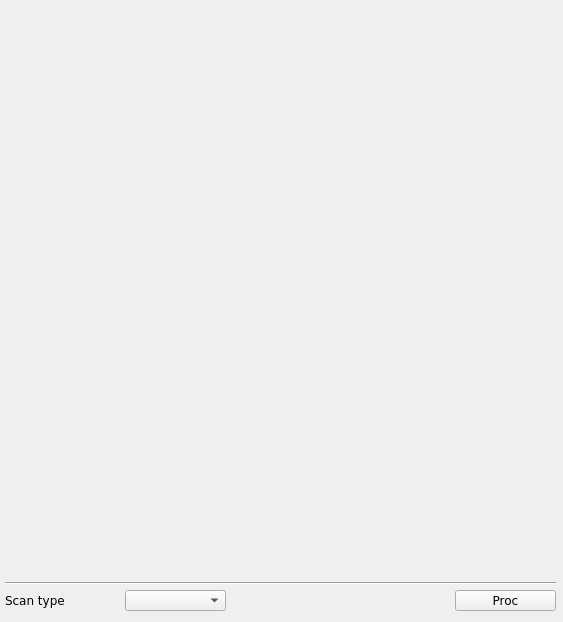
<?xml version="1.0" encoding="UTF-8"?>
<ui version="4.0">
 <class>mainWindow</class>
 <widget class="QMainWindow" name="mainWindow">
  <property name="geometry">
   <rect>
    <x>0</x>
    <y>0</y>
    <width>563</width>
    <height>622</height>
   </rect>
  </property>
  <property name="windowTitle">
   <string/>
  </property>
  <widget class="QWidget" name="centralwidget">
   <widget class="Line" name="line">
    <property name="geometry">
     <rect>
      <x>5</x>
      <y>575</y>
      <width>551</width>
      <height>16</height>
     </rect>
    </property>
    <property name="orientation">
     <enum>Qt::Horizontal</enum>
    </property>
   </widget>
   <widget class="QLabel" name="label_20">
    <property name="geometry">
     <rect>
      <x>5</x>
      <y>590</y>
      <width>131</width>
      <height>20</height>
     </rect>
    </property>
    <property name="font">
     <font>
      <family>DejaVu Sans</family>
      <pointsize>9</pointsize>
     </font>
    </property>
    <property name="text">
     <string>Scan type</string>
    </property>
   </widget>
   <widget class="caMessageButton" name="camessagebutton">
    <property name="geometry">
     <rect>
      <x>455</x>
      <y>590</y>
      <width>101</width>
      <height>21</height>
     </rect>
    </property>
    <property name="font">
     <font>
      <family>DejaVu Sans</family>
      <pointsize>9</pointsize>
     </font>
    </property>
    <property name="text">
     <string>Proc</string>
    </property>
    <property name="flat">
     <bool>false</bool>
    </property>
    <property name="fontScaleMode">
     <enum>EPushButton::WidthAndHeight</enum>
    </property>
    <property name="channel" stdset="0">
     <string notr="true">$(BPM):spe.PROC</string>
    </property>
    <property name="background">
     <color>
      <red>255</red>
      <green>255</green>
      <blue>255</blue>
     </color>
    </property>
    <property name="pressMessage">
     <string notr="true">1</string>
    </property>
   </widget>
   <widget class="caMenu" name="tbtddcsynth_scan">
    <property name="geometry">
     <rect>
      <x>125</x>
      <y>590</y>
      <width>101</width>
      <height>21</height>
     </rect>
    </property>
    <property name="font">
     <font>
      <family>DejaVu Sans</family>
      <pointsize>9</pointsize>
     </font>
    </property>
    <property name="channel" stdset="0">
     <string notr="true">$(BPM):spe.SCAN</string>
    </property>
   </widget>
   <widget class="caCartesianPlot" name="tbtddcsynth_x_2">
    <property name="geometry">
     <rect>
      <x>10</x>
      <y>9</y>
      <width>546</width>
      <height>275</height>
     </rect>
    </property>
    <property name="font">
     <font>
      <family>Sans</family>
      <pointsize>8</pointsize>
     </font>
    </property>
    <property name="Title" stdset="0">
     <string notr="true">SUM signal</string>
    </property>
    <property name="TitleX">
     <string notr="true">Data atoms</string>
    </property>
    <property name="TitleY">
     <string notr="true">Charge [AU]</string>
    </property>
    <property name="channels_1" stdset="0">
     <string notr="true">;$(BPM):spe.sum</string>
    </property>
    <property name="Style_1">
     <enum>caCartesianPlot::Lines</enum>
    </property>
    <property name="symbol_1">
     <enum>caCartesianPlot::Star1</enum>
    </property>
    <property name="color_1">
     <color>
      <red>255</red>
      <green>0</green>
      <blue>0</blue>
     </color>
    </property>
    <property name="Style_2">
     <enum>caCartesianPlot::Lines</enum>
    </property>
    <property name="plotMode">
     <enum>caCartesianPlot::PlotNPointsAndStop</enum>
    </property>
    <property name="countNumOrChannel" stdset="0">
     <string notr="true"/>
    </property>
    <property name="triggerChannel" stdset="0">
     <string notr="true"/>
    </property>
    <property name="foreground">
     <color alpha="0">
      <red>255</red>
      <green>255</green>
      <blue>255</blue>
     </color>
    </property>
    <property name="gridColor">
     <color>
      <red>0</red>
      <green>0</green>
      <blue>0</blue>
     </color>
    </property>
    <property name="XaxisScaling" stdset="0">
     <enum>caCartesianPlot::Auto</enum>
    </property>
    <property name="XaxisLimits">
     <string>0;100</string>
    </property>
    <property name="YaxisLimits">
     <string>-1000000;-900000</string>
    </property>
   </widget>
   <widget class="caCartesianPlot" name="tbtddcsynth_y_2">
    <property name="geometry">
     <rect>
      <x>10</x>
      <y>295</y>
      <width>546</width>
      <height>275</height>
     </rect>
    </property>
    <property name="font">
     <font>
      <family>Sans</family>
      <pointsize>8</pointsize>
     </font>
    </property>
    <property name="Title" stdset="0">
     <string notr="true">Amplitudes</string>
    </property>
    <property name="TitleX">
     <string notr="true">Data atoms</string>
    </property>
    <property name="TitleY">
     <string notr="true">Amplitudes [AU]</string>
    </property>
    <property name="channels_1" stdset="0">
     <string notr="true">;$(BPM):spe.va</string>
    </property>
    <property name="Style_1">
     <enum>caCartesianPlot::Lines</enum>
    </property>
    <property name="symbol_1">
     <enum>caCartesianPlot::Star1</enum>
    </property>
    <property name="color_1">
     <color>
      <red>255</red>
      <green>0</green>
      <blue>0</blue>
     </color>
    </property>
    <property name="channels_2" stdset="0">
     <string notr="true">;$(BPM):spe.vb</string>
    </property>
    <property name="symbol_2">
     <enum>caCartesianPlot::Star2</enum>
    </property>
    <property name="color_2">
     <color>
      <red>0</red>
      <green>255</green>
      <blue>0</blue>
     </color>
    </property>
    <property name="channels_3" stdset="0">
     <string notr="true">;$(BPM):spe.vc</string>
    </property>
    <property name="symbol_3">
     <enum>caCartesianPlot::Star2</enum>
    </property>
    <property name="color_3">
     <color>
      <red>0</red>
      <green>0</green>
      <blue>255</blue>
     </color>
    </property>
    <property name="channels_4" stdset="0">
     <string notr="true">;$(BPM):spe.vd</string>
    </property>
    <property name="symbol_4">
     <enum>caCartesianPlot::Star2</enum>
    </property>
    <property name="color_4">
     <color>
      <red>170</red>
      <green>0</green>
      <blue>255</blue>
     </color>
    </property>
    <property name="plotMode">
     <enum>caCartesianPlot::PlotNPointsAndStop</enum>
    </property>
    <property name="countNumOrChannel" stdset="0">
     <string notr="true"/>
    </property>
    <property name="triggerChannel" stdset="0">
     <string notr="true"/>
    </property>
    <property name="foreground">
     <color alpha="0">
      <red>255</red>
      <green>255</green>
      <blue>255</blue>
     </color>
    </property>
    <property name="gridColor">
     <color>
      <red>0</red>
      <green>0</green>
      <blue>0</blue>
     </color>
    </property>
    <property name="XaxisScaling" stdset="0">
     <enum>caCartesianPlot::Auto</enum>
    </property>
    <property name="XaxisLimits">
     <string>0;100</string>
    </property>
    <property name="YaxisLimits">
     <string>-1000000;-900000</string>
    </property>
   </widget>
  </widget>
 </widget>
 <customwidgets>
  <customwidget>
   <class>QwtPlot</class>
   <extends>QFrame</extends>
   <header>qwt_plot.h</header>
  </customwidget>
  <customwidget>
   <class>caMenu</class>
   <extends>QComboBox</extends>
   <header>caMenu</header>
  </customwidget>
  <customwidget>
   <class>caMessageButton</class>
   <extends>QPushButton</extends>
   <header>caMessageButton</header>
  </customwidget>
  <customwidget>
   <class>caCartesianPlot</class>
   <extends>QwtPlot</extends>
   <header>caCartesianPlot</header>
   <container>1</container>
  </customwidget>
 </customwidgets>
 <resources/>
 <connections/>
</ui>
